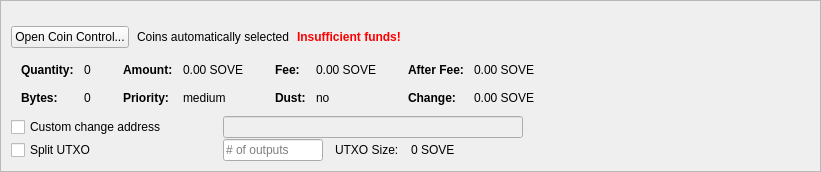
         <widget class="QFrame" name="frameCoinControl">
          <property name="sizePolicy">
           <sizepolicy hsizetype="Expanding" vsizetype="Expanding">
            <horstretch>0</horstretch>
            <verstretch>0</verstretch>
           </sizepolicy>
          </property>
          <property name="maximumSize">
           <size>
            <width>16777215</width>
            <height>16777215</height>
           </size>
          </property>
          <property name="frameShape">
           <enum>QFrame::StyledPanel</enum>
          </property>
          <property name="frameShadow">
           <enum>QFrame::Sunken</enum>
          </property>
          <layout class="QVBoxLayout" name="verticalLayoutCoinControl2">
           <property name="spacing">
            <number>0</number>
           </property>
           <property name="leftMargin">
            <number>0</number>
           </property>
           <property name="topMargin">
            <number>0</number>
           </property>
           <property name="rightMargin">
            <number>0</number>
           </property>
           <property name="bottomMargin">
            <number>0</number>
           </property>
           <item>
            <widget class="QFrame" name="frameCoinControl_BG">
             <layout class="QVBoxLayout" name="verticalLayoutCoinControl" stretch="0,0,0,0,0,0">
              <property name="spacing">
               <number>1</number>
              </property>
              <property name="leftMargin">
               <number>10</number>
              </property>
              <property name="topMargin">
               <number>10</number>
              </property>
              <item>
               <layout class="QHBoxLayout" name="horizontalLayoutCoinControl1">
                <property name="bottomMargin">
                 <number>15</number>
                </property>
                <item>
                 <layout class="QVBoxLayout" name="verticalLayout_3">
                  <property name="spacing">
                   <number>6</number>
                  </property>
                 </layout>
                </item>
               </layout>
              </item>
              <item>
               <layout class="QHBoxLayout" name="horizontalLayoutCoinControl2" stretch="0,0,0,0">
                <property name="spacing">
                 <number>8</number>
                </property>
                <property name="bottomMargin">
                 <number>10</number>
                </property>
                <item>
                 <widget class="QPushButton" name="pushButtonCoinControl">
                  <property name="sizePolicy">
                   <sizepolicy hsizetype="Minimum" vsizetype="Fixed">
                    <horstretch>0</horstretch>
                    <verstretch>0</verstretch>
                   </sizepolicy>
                  </property>
                  <property name="styleSheet">
                   <string notr="true"/>
                  </property>
                  <property name="text">
                   <string>Open Coin Control...</string>
                  </property>
                  <property name="autoDefault">
                   <bool>false</bool>
                  </property>
                 </widget>
                </item>
                <item>
                 <widget class="QLabel" name="labelCoinControlAutomaticallySelected">
                  <property name="text">
                   <string>Coins automatically selected</string>
                  </property>
                  <property name="margin">
                   <number>5</number>
                  </property>
                 </widget>
                </item>
                <item>
                 <widget class="QLabel" name="labelCoinControlInsuffFunds">
                  <property name="font">
                   <font>
                    <weight>75</weight>
                    <bold>true</bold>
                   </font>
                  </property>
                  <property name="styleSheet">
                   <string notr="true">color:red;font-weight:bold;</string>
                  </property>
                  <property name="text">
                   <string>Insufficient funds!</string>
                  </property>
                  <property name="margin">
                   <number>5</number>
                  </property>
                 </widget>
                </item>
                <item>
                 <spacer name="horizontalSpacerCoinControl">
                  <property name="orientation">
                   <enum>Qt::Horizontal</enum>
                  </property>
                  <property name="sizeHint" stdset="0">
                   <size>
                    <width>40</width>
                    <height>1</height>
                   </size>
                  </property>
                 </spacer>
                </item>
               </layout>
              </item>
              <item>
               <widget class="QWidget" name="widgetCoinControl" native="true">
                <property name="sizePolicy">
                 <sizepolicy hsizetype="Preferred" vsizetype="Preferred">
                  <horstretch>0</horstretch>
                  <verstretch>0</verstretch>
                 </sizepolicy>
                </property>
                <property name="minimumSize">
                 <size>
                  <width>0</width>
                  <height>0</height>
                 </size>
                </property>
                <property name="styleSheet">
                 <string notr="true"/>
                </property>
                <layout class="QHBoxLayout" name="horizontalLayoutCoinControl5">
                 <property name="leftMargin">
                  <number>0</number>
                 </property>
                 <property name="topMargin">
                  <number>0</number>
                 </property>
                 <property name="rightMargin">
                  <number>0</number>
                 </property>
                 <property name="bottomMargin">
                  <number>0</number>
                 </property>
                 <item>
                  <layout class="QHBoxLayout" name="horizontalLayoutCoinControl3" stretch="0,0,0,1">
                   <property name="spacing">
                    <number>20</number>
                   </property>
                   <property name="topMargin">
                    <number>0</number>
                   </property>
                   <property name="bottomMargin">
                    <number>10</number>
                   </property>
                   <item>
                    <layout class="QFormLayout" name="formLayoutCoinControl1">
                     <property name="horizontalSpacing">
                      <number>10</number>
                     </property>
                     <property name="verticalSpacing">
                      <number>14</number>
                     </property>
                     <property name="leftMargin">
                      <number>10</number>
                     </property>
                     <property name="topMargin">
                      <number>4</number>
                     </property>
                     <property name="rightMargin">
                      <number>6</number>
                     </property>
                     <item row="0" column="0">
                      <widget class="QLabel" name="labelCoinControlQuantityText">
                       <property name="font">
                        <font>
                         <weight>75</weight>
                         <bold>true</bold>
                        </font>
                       </property>
                       <property name="text">
                        <string>Quantity:</string>
                       </property>
                       <property name="margin">
                        <number>0</number>
                       </property>
                      </widget>
                     </item>
                     <item row="0" column="1">
                      <widget class="QLabel" name="labelCoinControlQuantity">
                       <property name="cursor">
                        <cursorShape>IBeamCursor</cursorShape>
                       </property>
                       <property name="contextMenuPolicy">
                        <enum>Qt::ActionsContextMenu</enum>
                       </property>
                       <property name="text">
                        <string notr="true">0</string>
                       </property>
                       <property name="margin">
                        <number>0</number>
                       </property>
                       <property name="textInteractionFlags">
                        <set>Qt::LinksAccessibleByMouse|Qt::TextSelectableByKeyboard|Qt::TextSelectableByMouse</set>
                       </property>
                      </widget>
                     </item>
                     <item row="1" column="0">
                      <widget class="QLabel" name="labelCoinControlBytesText">
                       <property name="font">
                        <font>
                         <weight>75</weight>
                         <bold>true</bold>
                        </font>
                       </property>
                       <property name="text">
                        <string>Bytes:</string>
                       </property>
                      </widget>
                     </item>
                     <item row="1" column="1">
                      <widget class="QLabel" name="labelCoinControlBytes">
                       <property name="cursor">
                        <cursorShape>IBeamCursor</cursorShape>
                       </property>
                       <property name="contextMenuPolicy">
                        <enum>Qt::ActionsContextMenu</enum>
                       </property>
                       <property name="text">
                        <string notr="true">0</string>
                       </property>
                       <property name="textInteractionFlags">
                        <set>Qt::LinksAccessibleByMouse|Qt::TextSelectableByKeyboard|Qt::TextSelectableByMouse</set>
                       </property>
                      </widget>
                     </item>
                    </layout>
                   </item>
                   <item>
                    <layout class="QFormLayout" name="formLayoutCoinControl2">
                     <property name="horizontalSpacing">
                      <number>10</number>
                     </property>
                     <property name="verticalSpacing">
                      <number>14</number>
                     </property>
                     <property name="leftMargin">
                      <number>6</number>
                     </property>
                     <property name="topMargin">
                      <number>4</number>
                     </property>
                     <property name="rightMargin">
                      <number>6</number>
                     </property>
                     <item row="0" column="0">
                      <widget class="QLabel" name="labelCoinControlAmountText">
                       <property name="font">
                        <font>
                         <weight>75</weight>
                         <bold>true</bold>
                        </font>
                       </property>
                       <property name="text">
                        <string>Amount:</string>
                       </property>
                       <property name="margin">
                        <number>0</number>
                       </property>
                      </widget>
                     </item>
                     <item row="0" column="1">
                      <widget class="QLabel" name="labelCoinControlAmount">
                       <property name="cursor">
                        <cursorShape>IBeamCursor</cursorShape>
                       </property>
                       <property name="contextMenuPolicy">
                        <enum>Qt::ActionsContextMenu</enum>
                       </property>
                       <property name="text">
                        <string notr="true">0.00 SOVE</string>
                       </property>
                       <property name="textInteractionFlags">
                        <set>Qt::LinksAccessibleByMouse|Qt::TextSelectableByKeyboard|Qt::TextSelectableByMouse</set>
                       </property>
                      </widget>
                     </item>
                     <item row="1" column="0">
                      <widget class="QLabel" name="labelCoinControlPriorityText">
                       <property name="font">
                        <font>
                         <weight>75</weight>
                         <bold>true</bold>
                        </font>
                       </property>
                       <property name="text">
                        <string>Priority:</string>
                       </property>
                      </widget>
                     </item>
                     <item row="1" column="1">
                      <widget class="QLabel" name="labelCoinControlPriority">
                       <property name="cursor">
                        <cursorShape>IBeamCursor</cursorShape>
                       </property>
                       <property name="contextMenuPolicy">
                        <enum>Qt::ActionsContextMenu</enum>
                       </property>
                       <property name="text">
                        <string>medium</string>
                       </property>
                       <property name="textInteractionFlags">
                        <set>Qt::LinksAccessibleByMouse|Qt::TextSelectableByKeyboard|Qt::TextSelectableByMouse</set>
                       </property>
                      </widget>
                     </item>
                    </layout>
                   </item>
                   <item>
                    <layout class="QFormLayout" name="formLayoutCoinControl3">
                     <property name="horizontalSpacing">
                      <number>10</number>
                     </property>
                     <property name="verticalSpacing">
                      <number>14</number>
                     </property>
                     <property name="leftMargin">
                      <number>6</number>
                     </property>
                     <property name="topMargin">
                      <number>4</number>
                     </property>
                     <property name="rightMargin">
                      <number>6</number>
                     </property>
                     <item row="0" column="0">
                      <widget class="QLabel" name="labelCoinControlFeeText">
                       <property name="font">
                        <font>
                         <weight>75</weight>
                         <bold>true</bold>
                        </font>
                       </property>
                       <property name="text">
                        <string>Fee:</string>
                       </property>
                       <property name="margin">
                        <number>0</number>
                       </property>
                      </widget>
                     </item>
                     <item row="0" column="1">
                      <widget class="QLabel" name="labelCoinControlFee">
                       <property name="cursor">
                        <cursorShape>IBeamCursor</cursorShape>
                       </property>
                       <property name="contextMenuPolicy">
                        <enum>Qt::ActionsContextMenu</enum>
                       </property>
                       <property name="text">
                        <string notr="true">0.00 SOVE</string>
                       </property>
                       <property name="textInteractionFlags">
                        <set>Qt::LinksAccessibleByMouse|Qt::TextSelectableByKeyboard|Qt::TextSelectableByMouse</set>
                       </property>
                      </widget>
                     </item>
                     <item row="1" column="0">
                      <widget class="QLabel" name="labelCoinControlLowOutputText">
                       <property name="font">
                        <font>
                         <weight>75</weight>
                         <bold>true</bold>
                        </font>
                       </property>
                       <property name="text">
                        <string>Dust:</string>
                       </property>
                      </widget>
                     </item>
                     <item row="1" column="1">
                      <widget class="QLabel" name="labelCoinControlLowOutput">
                       <property name="cursor">
                        <cursorShape>IBeamCursor</cursorShape>
                       </property>
                       <property name="contextMenuPolicy">
                        <enum>Qt::ActionsContextMenu</enum>
                       </property>
                       <property name="text">
                        <string>no</string>
                       </property>
                       <property name="textInteractionFlags">
                        <set>Qt::LinksAccessibleByMouse|Qt::TextSelectableByKeyboard|Qt::TextSelectableByMouse</set>
                       </property>
                      </widget>
                     </item>
                    </layout>
                   </item>
                   <item>
                    <layout class="QFormLayout" name="formLayoutCoinControl4">
                     <property name="horizontalSpacing">
                      <number>10</number>
                     </property>
                     <property name="verticalSpacing">
                      <number>14</number>
                     </property>
                     <property name="leftMargin">
                      <number>6</number>
                     </property>
                     <property name="topMargin">
                      <number>4</number>
                     </property>
                     <property name="rightMargin">
                      <number>6</number>
                     </property>
                     <item row="0" column="0">
                      <widget class="QLabel" name="labelCoinControlAfterFeeText">
                       <property name="font">
                        <font>
                         <weight>75</weight>
                         <bold>true</bold>
                        </font>
                       </property>
                       <property name="text">
                        <string>After Fee:</string>
                       </property>
                       <property name="margin">
                        <number>0</number>
                       </property>
                      </widget>
                     </item>
                     <item row="0" column="1">
                      <widget class="QLabel" name="labelCoinControlAfterFee">
                       <property name="cursor">
                        <cursorShape>IBeamCursor</cursorShape>
                       </property>
                       <property name="contextMenuPolicy">
                        <enum>Qt::ActionsContextMenu</enum>
                       </property>
                       <property name="text">
                        <string notr="true">0.00 SOVE</string>
                       </property>
                       <property name="textInteractionFlags">
                        <set>Qt::LinksAccessibleByMouse|Qt::TextSelectableByKeyboard|Qt::TextSelectableByMouse</set>
                       </property>
                      </widget>
                     </item>
                     <item row="1" column="0">
                      <widget class="QLabel" name="labelCoinControlChangeText">
                       <property name="font">
                        <font>
                         <weight>75</weight>
                         <bold>true</bold>
                        </font>
                       </property>
                       <property name="text">
                        <string>Change:</string>
                       </property>
                      </widget>
                     </item>
                     <item row="1" column="1">
                      <widget class="QLabel" name="labelCoinControlChange">
                       <property name="cursor">
                        <cursorShape>IBeamCursor</cursorShape>
                       </property>
                       <property name="contextMenuPolicy">
                        <enum>Qt::ActionsContextMenu</enum>
                       </property>
                       <property name="text">
                        <string notr="true">0.00 SOVE</string>
                       </property>
                       <property name="textInteractionFlags">
                        <set>Qt::LinksAccessibleByMouse|Qt::TextSelectableByKeyboard|Qt::TextSelectableByMouse</set>
                       </property>
                      </widget>
                     </item>
                    </layout>
                   </item>
                  </layout>
                 </item>
                </layout>
               </widget>
              </item>
              <item>
               <layout class="QHBoxLayout" name="horizontalLayoutCoinControl4">
                <property name="spacing">
                 <number>12</number>
                </property>
                <property name="sizeConstraint">
                 <enum>QLayout::SetDefaultConstraint</enum>
                </property>
                <property name="topMargin">
                 <number>0</number>
                </property>
                <property name="rightMargin">
                 <number>0</number>
                </property>
                <item>
                 <widget class="QCheckBox" name="checkBoxCoinControlChange">
                  <property name="sizePolicy">
                   <sizepolicy hsizetype="Preferred" vsizetype="Preferred">
                    <horstretch>0</horstretch>
                    <verstretch>0</verstretch>
                   </sizepolicy>
                  </property>
                  <property name="minimumSize">
                   <size>
                    <width>200</width>
                    <height>0</height>
                   </size>
                  </property>
                  <property name="maximumSize">
                   <size>
                    <width>200</width>
                    <height>16777215</height>
                   </size>
                  </property>
                  <property name="toolTip">
                   <string>If this is activated, but the change address is empty or invalid, change will be sent to a newly generated address.</string>
                  </property>
                  <property name="text">
                   <string>Custom change address</string>
                  </property>
                 </widget>
                </item>
                <item>
                 <widget class="QValidatedLineEdit" name="lineEditCoinControlChange">
                  <property name="enabled">
                   <bool>false</bool>
                  </property>
                  <property name="sizePolicy">
                   <sizepolicy hsizetype="Preferred" vsizetype="Preferred">
                    <horstretch>0</horstretch>
                    <verstretch>0</verstretch>
                   </sizepolicy>
                  </property>
                  <property name="minimumSize">
                   <size>
                    <width>300</width>
                    <height>0</height>
                   </size>
                  </property>
                 </widget>
                </item>
                <item>
                 <widget class="QLabel" name="labelCoinControlChangeLabel">
                  <property name="sizePolicy">
                   <sizepolicy hsizetype="Preferred" vsizetype="Preferred">
                    <horstretch>0</horstretch>
                    <verstretch>0</verstretch>
                   </sizepolicy>
                  </property>
                  <property name="minimumSize">
                   <size>
                    <width>100</width>
                    <height>0</height>
                   </size>
                  </property>
                  <property name="text">
                   <string/>
                  </property>
                  <property name="margin">
                   <number>3</number>
                  </property>
                 </widget>
                </item>
               </layout>
              </item>
              <item>
               <layout class="QHBoxLayout" name="horizontalLayoutCoinControl6">
                <property name="spacing">
                 <number>12</number>
                </property>
                <property name="rightMargin">
                 <number>0</number>
                </property>
                <item>
                 <widget class="QCheckBox" name="splitBlockCheckBox">
                  <property name="sizePolicy">
                   <sizepolicy hsizetype="Preferred" vsizetype="Preferred">
                    <horstretch>0</horstretch>
                    <verstretch>0</verstretch>
                   </sizepolicy>
                  </property>
                  <property name="minimumSize">
                   <size>
                    <width>200</width>
                    <height>0</height>
                   </size>
                  </property>
                  <property name="maximumSize">
                   <size>
                    <width>200</width>
                    <height>16777215</height>
                   </size>
                  </property>
                  <property name="text">
                   <string>Split UTXO</string>
                  </property>
                 </widget>
                </item>
                <item>
                 <widget class="QLineEdit" name="splitBlockLineEdit">
                  <property name="sizePolicy">
                   <sizepolicy hsizetype="Preferred" vsizetype="Preferred">
                    <horstretch>50</horstretch>
                    <verstretch>0</verstretch>
                   </sizepolicy>
                  </property>
                  <property name="minimumSize">
                   <size>
                    <width>100</width>
                    <height>0</height>
                   </size>
                  </property>
                  <property name="maximumSize">
                   <size>
                    <width>100</width>
                    <height>16777215</height>
                   </size>
                  </property>
                  <property name="placeholderText">
                   <string># of outputs</string>
                  </property>
                 </widget>
                </item>
                <item>
                 <widget class="QLabel" name="labelBlockSizeText">
                  <property name="text">
                   <string>UTXO Size:</string>
                  </property>
                 </widget>
                </item>
                <item>
                 <widget class="QLabel" name="labelBlockSize">
                  <property name="text">
                   <string>0 SOVE</string>
                  </property>
                 </widget>
                </item>
                <item>
                 <spacer name="horizontalSpacer_7">
                  <property name="orientation">
                   <enum>Qt::Horizontal</enum>
                  </property>
                  <property name="sizeHint" stdset="0">
                   <size>
                    <width>40</width>
                    <height>20</height>
                   </size>
                  </property>
                 </spacer>
                </item>
               </layout>
              </item>
              <item>
               <spacer name="verticalSpacerCoinControl">
                <property name="orientation">
                 <enum>Qt::Vertical</enum>
                </property>
                <property name="sizeHint" stdset="0">
                 <size>
                  <width>800</width>
                  <height>1</height>
                 </size>
                </property>
               </spacer>
              </item>
             </layout>
            </widget>
           </item>
          </layout>
         </widget>
